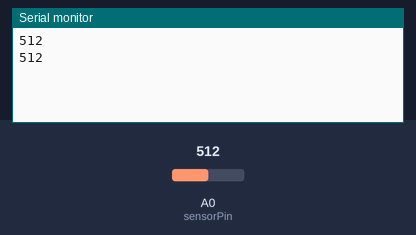
Simulated run of this sketch. Board: Arduino Uno, built with avr-gcc and run on an emulated ATmega328P. Shown: the last lines printed to the serial monitor. The inputs (shaded band) are chosen by the test bench; at power-on: A0 (sensorPin) = 512.

Above: at 1.6 s.
1.7 s: A0 (sensorPin) set to 716
At 1.7 s:
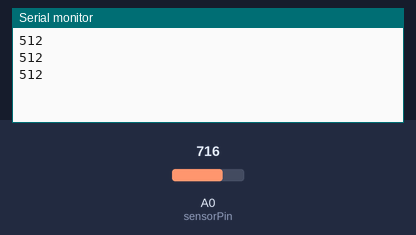
3.2 s: A0 (sensorPin) set to 900
At 3.9 s:
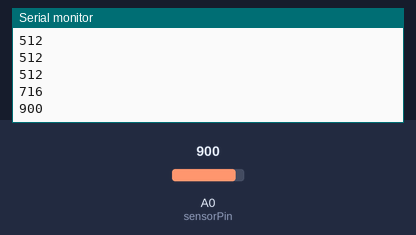
Timing chart, 0 to 6.2 s (numbered marks = the images above; inputs shaded):
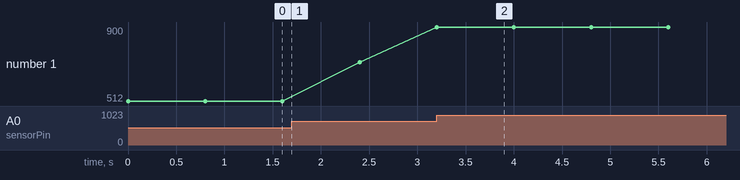

The sketch:

Test_v0_read_sound.ino
```cpp
#define sensorPin A0 // Analog input pin that the Sensor is attached to
void setup() {
  // put your setup code here, to run once:
  pinMode(sensorPin, INPUT);
  Serial.begin(9600);// initialize serial communications at 9600 bps:
}

void loop() {
  // put your main code here, to run repeatedly:
  int sensorValue = analogRead(sensorPin);
  Serial.println(sensorValue);
  delay(800);
}
```

Measured:
- after the input at 3.2 s, the serial monitor: prints a new line at once (image 2)
- plotted number 1: 512 → 716 after the input at 1.7 s, 716 → 900 after the input at 3.2 s
